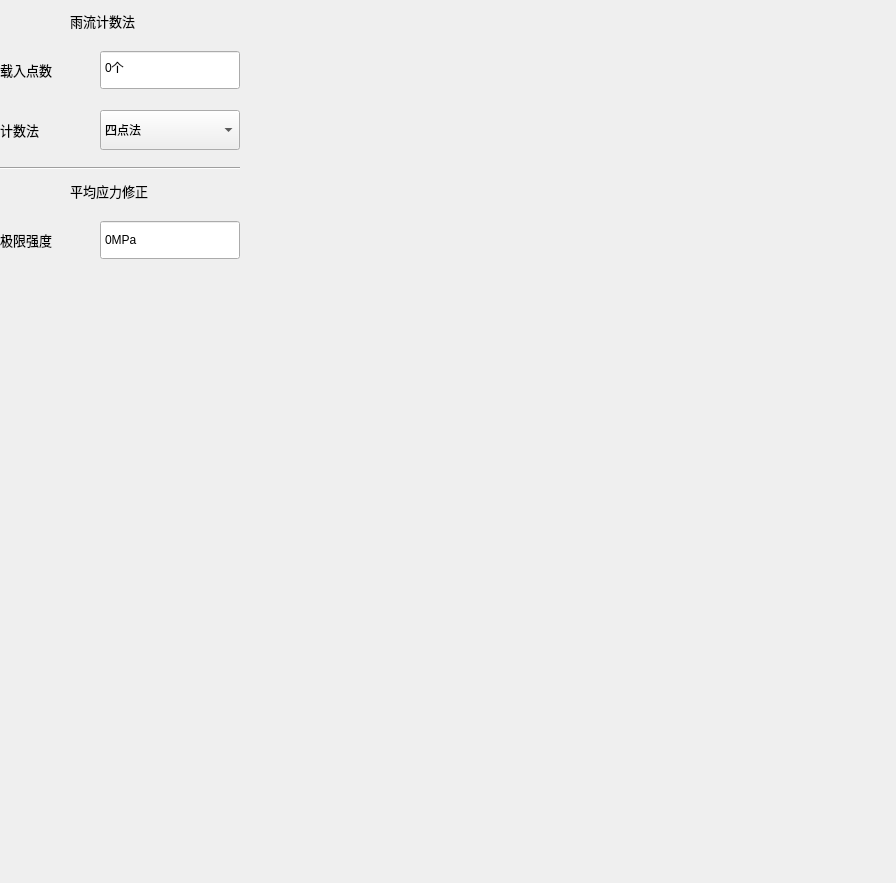
<?xml version="1.0" encoding="UTF-8"?>
<ui version="4.0">
 <class>DamageCount</class>
 <widget class="QWidget" name="DamageCount">
  <property name="geometry">
   <rect>
    <x>0</x>
    <y>0</y>
    <width>896</width>
    <height>883</height>
   </rect>
  </property>
  <property name="windowTitle">
   <string>Form</string>
  </property>
  <widget class="QWidget" name="widget_rainflow" native="true">
   <property name="geometry">
    <rect>
     <x>0</x>
     <y>0</y>
     <width>240</width>
     <height>610</height>
    </rect>
   </property>
   <property name="minimumSize">
    <size>
     <width>240</width>
     <height>610</height>
    </size>
   </property>
   <property name="maximumSize">
    <size>
     <width>240</width>
     <height>610</height>
    </size>
   </property>
   <widget class="QWidget" name="widget_3" native="true">
    <property name="geometry">
     <rect>
      <x>0</x>
      <y>40</y>
      <width>240</width>
      <height>60</height>
     </rect>
    </property>
    <property name="sizePolicy">
     <sizepolicy hsizetype="Fixed" vsizetype="Fixed">
      <horstretch>0</horstretch>
      <verstretch>0</verstretch>
     </sizepolicy>
    </property>
    <property name="minimumSize">
     <size>
      <width>240</width>
      <height>60</height>
     </size>
    </property>
    <property name="maximumSize">
     <size>
      <width>240</width>
      <height>60</height>
     </size>
    </property>
    <layout class="QHBoxLayout" name="horizontalLayout_3">
     <item>
      <widget class="QLabel" name="label">
       <property name="font">
        <font>
         <family>AcadEref</family>
         <pointsize>10</pointsize>
        </font>
       </property>
       <property name="text">
        <string>载入点数</string>
       </property>
      </widget>
     </item>
     <item>
      <widget class="QSpinBox" name="RF_computeNumber">
       <property name="sizePolicy">
        <sizepolicy hsizetype="Fixed" vsizetype="Fixed">
         <horstretch>0</horstretch>
         <verstretch>0</verstretch>
        </sizepolicy>
       </property>
       <property name="minimumSize">
        <size>
         <width>140</width>
         <height>40</height>
        </size>
       </property>
       <property name="maximumSize">
        <size>
         <width>140</width>
         <height>40</height>
        </size>
       </property>
       <property name="buttonSymbols">
        <enum>QAbstractSpinBox::NoButtons</enum>
       </property>
       <property name="suffix">
        <string>个</string>
       </property>
       <property name="prefix">
        <string/>
       </property>
       <property name="maximum">
        <number>1000000000</number>
       </property>
      </widget>
     </item>
    </layout>
   </widget>
   <widget class="QLabel" name="label_4">
    <property name="geometry">
     <rect>
      <x>70</x>
      <y>180</y>
      <width>102</width>
      <height>21</height>
     </rect>
    </property>
    <property name="font">
     <font>
      <family>AcadEref</family>
      <pointsize>10</pointsize>
     </font>
    </property>
    <property name="text">
     <string>平均应力修正</string>
    </property>
   </widget>
   <widget class="QLabel" name="label_5">
    <property name="geometry">
     <rect>
      <x>70</x>
      <y>10</y>
      <width>102</width>
      <height>21</height>
     </rect>
    </property>
    <property name="font">
     <font>
      <family>AcadEref</family>
      <pointsize>10</pointsize>
     </font>
    </property>
    <property name="text">
     <string>雨流计数法</string>
    </property>
   </widget>
   <widget class="QWidget" name="widget_5" native="true">
    <property name="geometry">
     <rect>
      <x>0</x>
      <y>100</y>
      <width>240</width>
      <height>60</height>
     </rect>
    </property>
    <property name="sizePolicy">
     <sizepolicy hsizetype="Fixed" vsizetype="Fixed">
      <horstretch>0</horstretch>
      <verstretch>0</verstretch>
     </sizepolicy>
    </property>
    <property name="minimumSize">
     <size>
      <width>240</width>
      <height>60</height>
     </size>
    </property>
    <property name="maximumSize">
     <size>
      <width>240</width>
      <height>60</height>
     </size>
    </property>
    <layout class="QHBoxLayout" name="horizontalLayout_5">
     <item>
      <widget class="QLabel" name="label_6">
       <property name="font">
        <font>
         <family>AcadEref</family>
         <pointsize>10</pointsize>
        </font>
       </property>
       <property name="text">
        <string>计数法</string>
       </property>
      </widget>
     </item>
     <item>
      <widget class="QComboBox" name="comboBox">
       <property name="sizePolicy">
        <sizepolicy hsizetype="Fixed" vsizetype="Fixed">
         <horstretch>0</horstretch>
         <verstretch>0</verstretch>
        </sizepolicy>
       </property>
       <property name="minimumSize">
        <size>
         <width>140</width>
         <height>40</height>
        </size>
       </property>
       <property name="maximumSize">
        <size>
         <width>140</width>
         <height>40</height>
        </size>
       </property>
       <item>
        <property name="text">
         <string>四点法</string>
        </property>
       </item>
       <item>
        <property name="text">
         <string>三点法</string>
        </property>
       </item>
      </widget>
     </item>
    </layout>
   </widget>
   <widget class="QWidget" name="widget_4" native="true">
    <property name="geometry">
     <rect>
      <x>0</x>
      <y>210</y>
      <width>240</width>
      <height>60</height>
     </rect>
    </property>
    <property name="sizePolicy">
     <sizepolicy hsizetype="Fixed" vsizetype="Fixed">
      <horstretch>0</horstretch>
      <verstretch>0</verstretch>
     </sizepolicy>
    </property>
    <property name="minimumSize">
     <size>
      <width>240</width>
      <height>60</height>
     </size>
    </property>
    <property name="maximumSize">
     <size>
      <width>240</width>
      <height>60</height>
     </size>
    </property>
    <layout class="QHBoxLayout" name="horizontalLayout_4">
     <item>
      <widget class="QLabel" name="label_3">
       <property name="font">
        <font>
         <family>AcadEref</family>
         <pointsize>10</pointsize>
        </font>
       </property>
       <property name="text">
        <string>极限强度</string>
       </property>
      </widget>
     </item>
     <item>
      <widget class="QSpinBox" name="ultraStress">
       <property name="sizePolicy">
        <sizepolicy hsizetype="Fixed" vsizetype="Fixed">
         <horstretch>0</horstretch>
         <verstretch>0</verstretch>
        </sizepolicy>
       </property>
       <property name="minimumSize">
        <size>
         <width>140</width>
         <height>40</height>
        </size>
       </property>
       <property name="maximumSize">
        <size>
         <width>140</width>
         <height>40</height>
        </size>
       </property>
       <property name="buttonSymbols">
        <enum>QAbstractSpinBox::NoButtons</enum>
       </property>
       <property name="suffix">
        <string>MPa</string>
       </property>
       <property name="prefix">
        <string/>
       </property>
       <property name="maximum">
        <number>1000000000</number>
       </property>
      </widget>
     </item>
    </layout>
   </widget>
   <widget class="Line" name="line">
    <property name="geometry">
     <rect>
      <x>0</x>
      <y>160</y>
      <width>241</width>
      <height>16</height>
     </rect>
    </property>
    <property name="orientation">
     <enum>Qt::Horizontal</enum>
    </property>
   </widget>
  </widget>
 </widget>
 <resources/>
 <connections/>
</ui>
